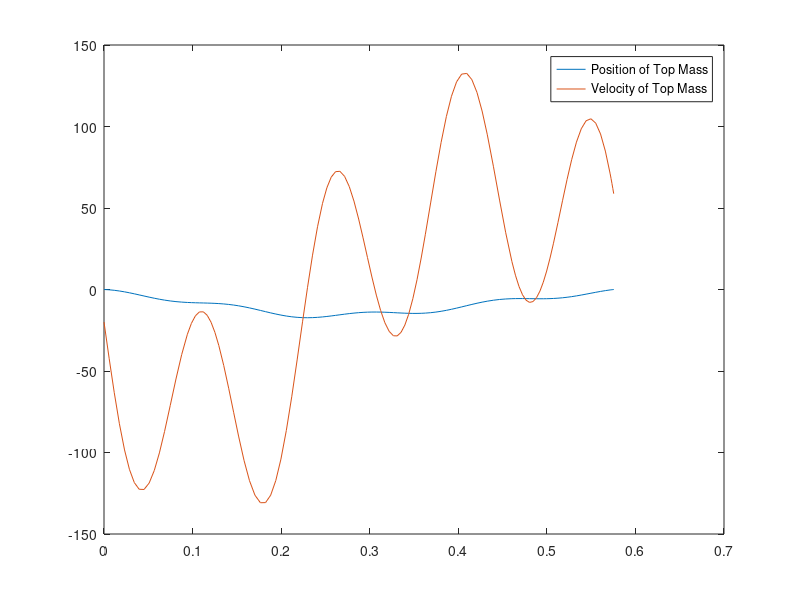

MATLAB code to generate this figure:
function masslauncher_project
clear all;
close all;

findlaunchvel(3,1,0.1,15,10,5);

end

function launchvel = findlaunchvel(w1,w2,w3,k1,k2,k3)

g=386;

m1 = w1 * 0.03108095;
m2 = w2 * 0.03108095;
m3 = w3 * 0.03108095;

init_w = [0;-20;0;-20;0;-20];

tspan=[0,10];
options = odeset('Event',@(t,w) launchevent(t,w));
[times,sol]=ode45(@(t,w) diffeq(t,w,m1,m2,m3,k1,k2,k3,g),tspan,init_w,options);

plot(times,sol(:,5)); %Position of the topmost mass
hold on
plot(times,sol(:,6));
legend('Position of Top Mass','Velocity of Top Mass');
launchvel=sol(end,6);
disp(launchvel);

end

function dwdt = diffeq(t,w,m1,m2,m3,k1,k2,k3,g)

x1 = w(1);
v1 = w(2);
x2 = w(3);
v2 = w(4);
x3 = w(5);
v3 = w(6);

%% TODO: Finish writing diff-eq
dv1dt= (k2 * (x2 - x1) - m1 * g - k1 * x1) / m1;
dv2dt= (k3 * (x3 - x2) - k2 * (x2 - x1) - m2 * g)/m2;
dv3dt = (-k3 * (x3 - x2) - m2 * g)/m3;
dx1dt=v1;
dx2dt=v2;
dx3dt=v3;

dwdt=[dx1dt;dv1dt;dx2dt;dv2dt;dx3dt;dv3dt]; %sets up the two differential equations

end

function [e_val, stop_val, e_dir] = launchevent(t,w)
e_val = w(5);
stop_val = 1;
e_dir = 1;
end %sets up the option to stop 
